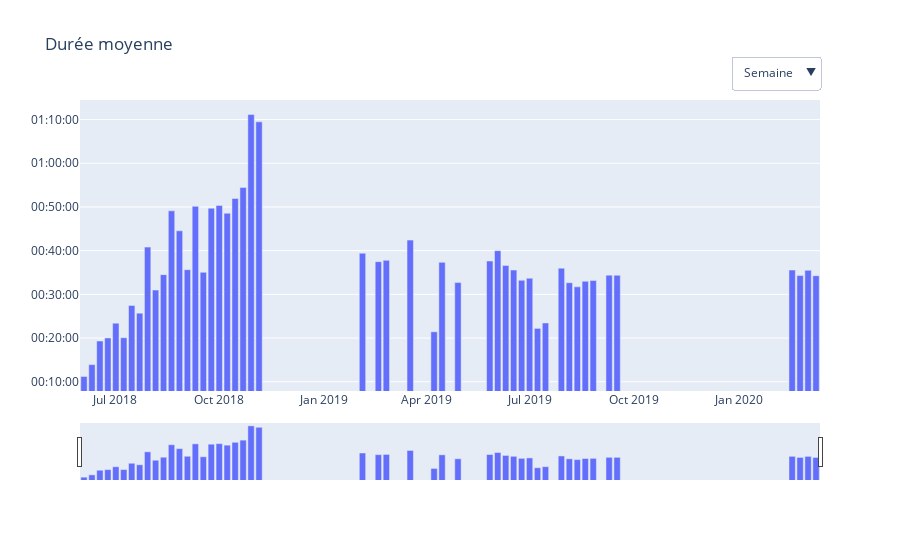

Notebook code for this chart:
### Code cell
fig = go.Figure()
fig.add_bar(x=dfw.index.to_timestamp(),y=dfw["Duration"]["mean"]+pd.to_datetime('1970/01/01'))
fig.add_bar(x=dfm.index.to_timestamp(),y=dfm["Duration"]["mean"]+pd.to_datetime('1970/01/01'),visible=False)
fig.add_bar(x=dfy.index.to_timestamp(),y=dfy["Duration"]["mean"]+pd.to_datetime('1970/01/01'),visible=False)
fig.update_layout(
    xaxis_rangeslider_visible=True,
    xaxis_type="date",
    yaxis_tickformat="%H:%M:%S",
    title="Durée moyenne",
    updatemenus = [dict(
        x = 1,
        y = 1.15,
        yanchor = 'top',
        active = 0,
        showactive = True,
        buttons = [
        dict(
            args = ['visible', [i == 0 for i in range(0,3)]],
            label = 'Semaine',
            method = 'restyle',
        ), dict(
            args = ['visible', [i == 1 for i in range(0,3)]],
            label = 'Mois',
            method = 'restyle',
        ), dict(
            args = ['visible', [i == 2 for i in range(0,3)]],
            label = 'Année',
            method = 'restyle',
        )
        ]
    )]
)
fig.write_html("duree_moyenne.html",include_plotlyjs='cdn')
fig
